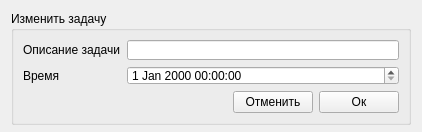
<?xml version="1.0" encoding="UTF-8"?>
<ui version="4.0">
 <class>FormTaskEdit</class>
 <widget class="QWidget" name="FormTaskEdit">
  <property name="geometry">
   <rect>
    <x>0</x>
    <y>0</y>
    <width>422</width>
    <height>132</height>
   </rect>
  </property>
  <property name="minimumSize">
   <size>
    <width>0</width>
    <height>132</height>
   </size>
  </property>
  <property name="maximumSize">
   <size>
    <width>16777215</width>
    <height>132</height>
   </size>
  </property>
  <property name="windowTitle">
   <string>Изменить задачу</string>
  </property>
  <layout class="QVBoxLayout" name="verticalLayout">
   <item>
    <widget class="QGroupBox" name="groupBox">
     <property name="minimumSize">
      <size>
       <width>0</width>
       <height>114</height>
      </size>
     </property>
     <property name="maximumSize">
      <size>
       <width>16777215</width>
       <height>114</height>
      </size>
     </property>
     <property name="title">
      <string>Изменить задачу</string>
     </property>
     <layout class="QVBoxLayout" name="verticalLayout_4">
      <item>
       <layout class="QHBoxLayout" name="horizontalLayout">
        <item>
         <layout class="QVBoxLayout" name="verticalLayout_2">
          <item>
           <widget class="QLabel" name="label">
            <property name="text">
             <string>Описание задачи</string>
            </property>
           </widget>
          </item>
          <item>
           <widget class="QLabel" name="label_2">
            <property name="text">
             <string>Время</string>
            </property>
           </widget>
          </item>
         </layout>
        </item>
        <item>
         <layout class="QVBoxLayout" name="verticalLayout_3">
          <item>
           <widget class="QLineEdit" name="lineEdit_task"/>
          </item>
          <item>
           <widget class="QDateTimeEdit" name="dateTimeEdit"/>
          </item>
         </layout>
        </item>
       </layout>
      </item>
      <item>
       <layout class="QHBoxLayout" name="horizontalLayout_2">
        <item>
         <spacer name="horizontalSpacer">
          <property name="orientation">
           <enum>Qt::Horizontal</enum>
          </property>
          <property name="sizeHint" stdset="0">
           <size>
            <width>40</width>
            <height>20</height>
           </size>
          </property>
         </spacer>
        </item>
        <item>
         <widget class="QPushButton" name="pushButton_cancel">
          <property name="text">
           <string>Отменить</string>
          </property>
         </widget>
        </item>
        <item>
         <widget class="QPushButton" name="pushButton_ok">
          <property name="text">
           <string>Ок</string>
          </property>
         </widget>
        </item>
       </layout>
      </item>
     </layout>
    </widget>
   </item>
  </layout>
 </widget>
 <resources/>
 <connections/>
</ui>
